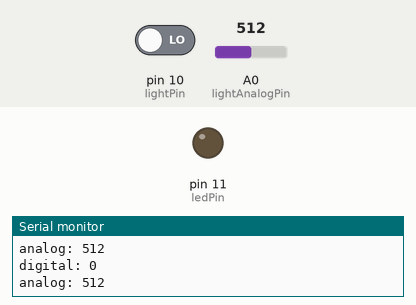
Recording of a sketch running on a simulated Arduino Uno, built with avr-gcc and run on an emulated ATmega328P. On the bench: output pins drawn as LEDs (lit = HIGH), the last lines printed to the serial monitor. The inputs (shaded band) are chosen by the test bench; at power-on: pin 10 (lightPin) LOW, A0 (lightAnalogPin) = 512.

Above: at 1.2 s.
1.3 s: pin 10 (lightPin) driven HIGH
At 2.5 s:
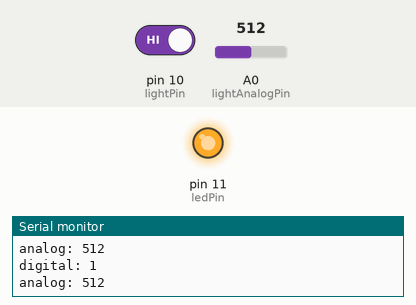
2.8 s: A0 (lightAnalogPin) set to 986
5.8 s: A0 (lightAnalogPin) set to 1016
8.8 s: pin 10 (lightPin) driven LOW
At 9.4 s:
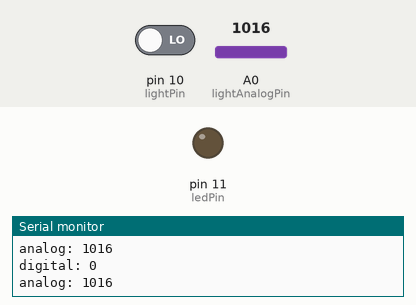
Timing chart, 0 to 11.3 s (numbered marks = the images above; inputs shaded):
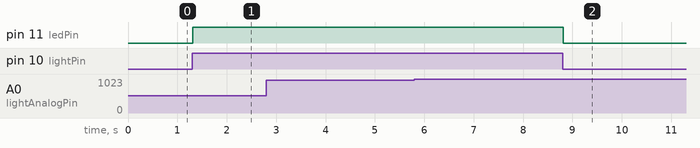

Measured:
- after the input at 1.3 s, pin 11 (ledPin): LOW → HIGH at once
- after the input at 8.8 s, pin 11 (ledPin): HIGH → LOW at once

The sketch:

main.ino
```cpp
int lightPin = 10; // 포토레지스터?
int lightAnalogPin = A0; // 포토레지스터?
int ledPin = 11;

void setup(){
    pinMode(ledPin, OUTPUT);
    Serial.println("hello");
    // pinMode(inputPin, INPUT);
    Serial.begin(9600);
}

void loop(){
    int reading = analogRead(lightAnalogPin);
    Serial.print("analog: ");
    Serial.println(reading);

    Serial.print("digital: ");
    Serial.println(digitalRead(lightPin));
    if(digitalRead(lightPin)==1){
        digitalWrite(ledPin,1);
    }else{
        digitalWrite(ledPin,0);

    }
    delay(10);
}
```
